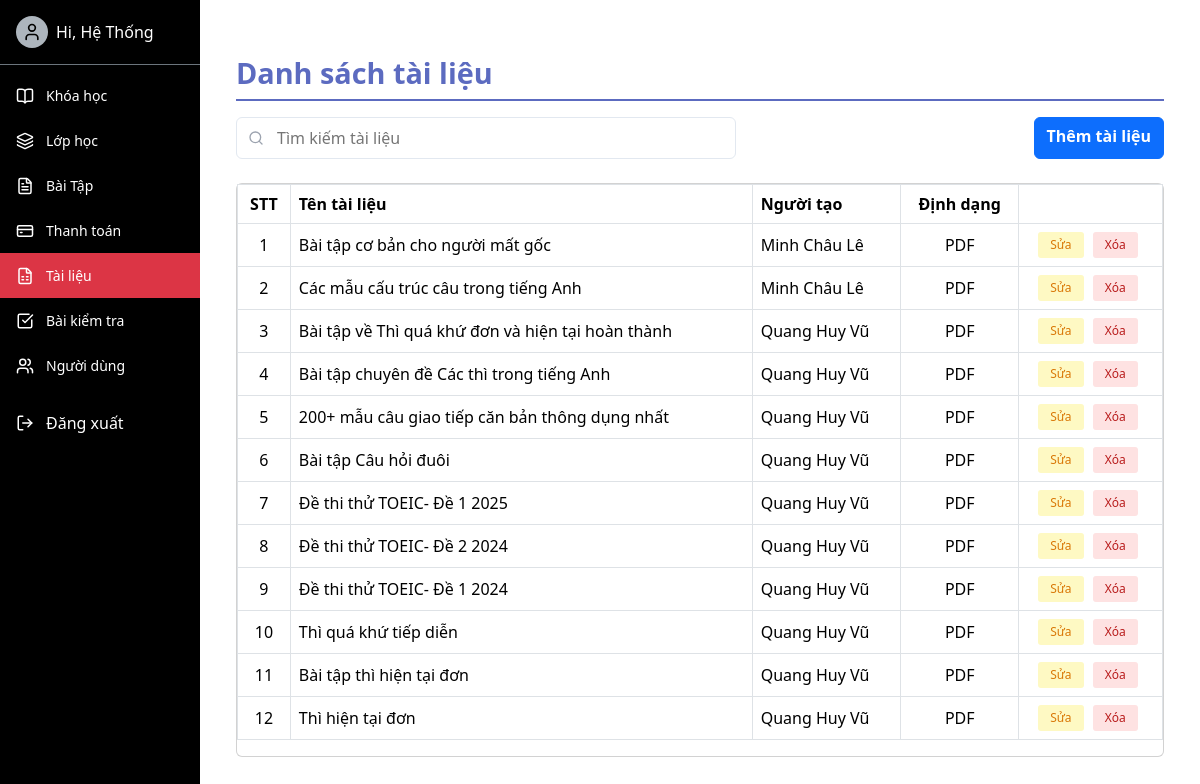
Page /document_management/ (signed in) on the earlier database version.
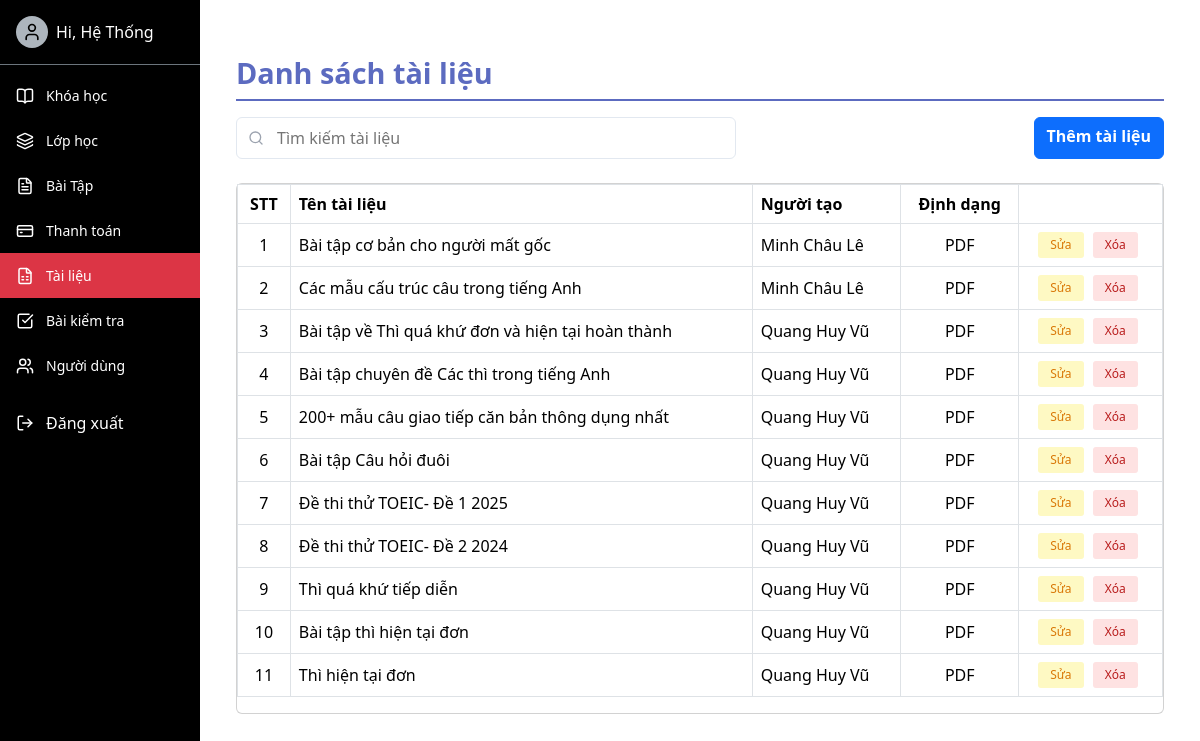
Same page on the later database version.
### english/models.py (models this page shows)
class DOCUMENT(models.Model):
    doc_id = models.AutoField(primary_key=True)
    doc_name = models.CharField(max_length=100)
    doc_file = models.FileField(upload_to='media/documents', null=True, blank=True)
    auth_user_id = models.ForeignKey(User, on_delete=models.CASCADE,default=1,)
    class Meta:
        db_table = 'DOCUMENT'

### DocumentManagement/views.py (the view)
# urls.py: path('', views.document_list, name='document_list'),
@login_required
@user_passes_test(is_staff)
def document_list(request):
    documents = DOCUMENT.objects.select_related('auth_user_id').all().order_by('-doc_id')
    context = {
        'documents': documents,
        'active_menu': 'documents',
        'title': 'Danh sách tài liệu',
    }
    return render(request, 'document_list.html', context)

### english/views.py (called while the page is built)
def is_staff(user):
    return user.groups.filter(name__in=['Admin', 'Teacher']).exists()

### DocumentManagement/templates/document_list.html (shortened to what this page needs)
<link rel="stylesheet" href="https://cdnjs.cloudflare.com/ajax/libs/font-awesome/6.4.0/css/all.min.css">
<link href="https://cdn.jsdelivr.net/npm/bootstrap@5.3.0/dist/css/bootstrap.min.css" rel="stylesheet">
{% extends 'base-admin.html' %}
{% block content %}
<div class="container-fluid">
    <h2 class="custom-title">Danh sách tài liệu</h2>
    <div class="d-flex justify-content-between mb-4 mt-2">
        <div style="position: relative; max-width: 500px; width: 100%;">
    <input
        type="text"
        id="searchInput"
        placeholder="Tìm kiếm tài liệu"
        style="width: 100%; padding: 0.5rem 1rem 0.5rem 2.5rem; border: 1px solid #e2e8f0; border-radius: 0.375rem;"
    >
</div>
        <a href="{% url 'add_document' %}" class="btn btn-primary" style="font-weight: bold";>Thêm tài liệu
        </a>
    </div>
    <div class="card">
        <div class="card-body p-0">
            <div class="table-responsive">
                <table class="table table-bordered table-hover align-middle">
                    <thead>
                        <tr>
                            <th class="text-center">STT</th>
                            <th>Tên tài liệu</th>
                            <th>Người tạo</th>
                            <th class="text-center">Định dạng</th>
                            <th class="text-center"></th>
                        </tr>
                    </thead>
                    <tbody>
                        {% for document in documents %}
                        <tr>
                            <td class="text-center">{{ forloop.counter }}</td>
                            <td>{{ document.doc_name|default:"(Không có tên)" }}</td>
                            <td>{{ document.auth_user_id.first_name }} {{ document.auth_user_id.last_name }}</td>
                            <td class="text-center">PDF</td>
                            <td class="text-center">
                                <a href="{% url 'document_detail_edit' document.doc_id %}" class="btn btn-sm btn-common">Sửa</a>
                                <form method="post" action="{% url 'document_detail_edit' document.doc_id %}" style="display:inline;">
                                    <button type="submit" name="delete" class="btn btn-sm btn-delete" onclick="return confirm('Bạn có chắc chắn muốn xóa tài liệu này?');">Xóa</button>
                                </form>
                            </td>
                        </tr>
                        {% empty %}
                        <tr>
                            <td colspan="6" class="text-center py-4">Không có tài liệu nào.</td>
                        </tr>
                        {% endfor %}
                    </tbody>
                </table>
            </div>
        </div>
    </div>
</div>
{% endblock %}

Differences in the rows shown:
removed DOCUMENT: doc_name "Đề thi thử TOEIC- Đề 1 2024", auth_user_id.first_name "Quang Huy", auth_user_id.last_name "Vũ"
